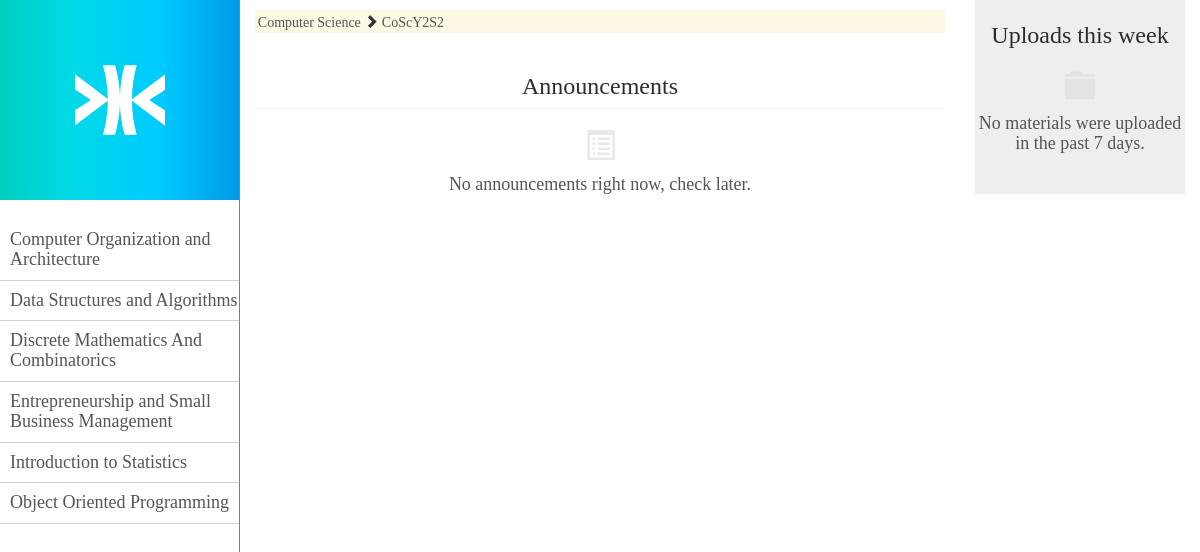
/section/CoScY2S2/, run on the app's committed database.
### main/models.py (models this page shows, shortened)
class Course(models.Model):
   name = models.CharField(max_length=100)
   code = models.CharField(max_length=20)
   studyfield = models.ForeignKey(StudyField)
   def get_link_name(self):
        return self.name.replace(' ', '_')
   def get_material_count(self,section):
      materials = self.material_set.filter(section=section)
      return materials.count()

class Section(models.Model):
   year = models.IntegerField()
   section_number = models.IntegerField()
   studyfield = models.ForeignKey(StudyField)
   course = models.ManyToManyField(Course)
   code = models.CharField(max_length=10)

class StudyField(models.Model):
   name = models.CharField(max_length=100)
   code = models.CharField(max_length=5)
   department = models.ForeignKey(Department)
   def __str__(self):
      return self.name

### main/views.py (the view)
# urls.py: url(r'^section/', include('main.urls')),
def section(request,section_code):
        section = Section.objects.get(code=section_code)
        courses = section.course.order_by('name')
        material_count = []
        for course in courses:
                material_count.append(course.get_material_count(section))
        quote = Quote.objects.get(id=1)
        now = datetime.datetime.now()
        announcements = section.announcement_set.order_by('-pub_date').filter(exp_date__gt = now)
        for announcement in announcements:
                announcement.inc_count()
        this_week = []
        a_week_ago = now - datetime.timedelta(days=7)
        this_week = section.material_set.order_by('-pub_date').filter(pub_date__range=(a_week_ago , now))
        context = {'section':section,'courses':courses, 'quote':quote, 'announcements':announcements, 'this_week':this_week}
        return render(request,'main/section.html',context)

### main/templates/main/section.html (shortened to what this page needs)
{% extends "main/base.html" %}
{% block content %}
<div class="table content-table">
<div class="row"><div class="col-sm-9">
	<h5 class="text-capitalize mark"><a href="{% url 'Home' %}">{{section.studyfield}} </a><span class="glyphicon glyphicon-chevron-right"></span>  <a href="{% url 'Section' section.code %}">{{section.code}}</a></h5>
<div id="announcements">
	<h3 class="page-header text-center">Announcements</h3>
	{% for announcement in announcements %}
	<div class="announcement media">
    	<div class="media-body">
        	<h4 class="media-heading">{{announcement.lecturer}}<small> - Posted on {{announcement.pub_date}}</small> </h4>
            {% if announcement.is_urgent %}
            <p class="announcement-message"><font color="#F3252B">{{announcement.message}}</font></p>
            {% else %}
            <p class="announcement-message">{{announcement.message}}</p>
            {% endif %}
        </div>
    </div>
    {% 	empty %}
    <h2 class="text-center"><span class="glyphicon glyphicon-list-alt op-sym"></span><h4 class="text-center">No announcements right now, check later.</h4></h2>
    {% endfor %}
</div>
</div><div  class="col-sm-3">
<div id="materials">
	<h3 class="text-center">Uploads this week</h3>
    {% for upload in this_week %}
    	<div class="material">
        	<h4 class="material-course">{{upload.course}}</h4>
            <p class="material-description">{{upload.description}}[.{{upload.ext}}]</p>
            <p class="material-name"><a href="{% url 'File' upload.id %}"><span class="glyphicon glyphicon-save-file"></span>&nbsp;{{upload.name | capfirst}}&nbsp; [.{{upload.ext}}]</a><span class="small">&nbsp;&nbsp; ({{upload.file.size | filesizeformat }})</span></p>
            <h4 class="material-pub_date"><small>Uploaded on {{upload.pub_date}}</small></h4>
        </div>
    {% 	empty %}
    <h2 class="text-center"><span class="glyphicon glyphicon-folder-close op-sym op-sym-lite"></span><h4 class="text-center">No materials were uploaded in the past 7 days.</h4></h2>
    {% endfor %}
</div></div></div>
</div>
{% endblock %}

### main/templates/main/base.html (shortened to what this page needs)
<!DOCTYPE html>
<html>
	<head>
        <link rel="stylesheet" href="https://maxcdn.bootstrapcdn.com/bootstrap/3.3.7/css/bootstrap.min.css">
</head>
	<body>
<div id="main">
		<div id="navigation">
                <div class="logo-header">
                	<div class="logo">
  						<a href="{% url 'Home' %}">
                			{% load static %}
                			<img src="{% static 'main/White-Logo.svg' %}" width="90px" height="70px">
                		</a>
                	</div>
                </div>
                <div id="nav-content">
					<div id="course-list" class="text-left">
    					{% for course in courses %}
        						<div class="course"><a href="{% url 'course_view' section.code course.get_link_name %}"><h4 class="course-name">{{course.name}}</h4></a></div>
        				{% endfor %}
    				</div>
	           		<div id="push-pages">
            		</div>
                </div>
        </div>
        <div id="content">
        	<div class="container-fluid">
  				{% block content %}
  				{% endblock %}
        	</div>
        </div>
      	</div>
	</body>
</html>

### main/templates/main/base.html (style rules this page uses)
html { height:100%; }
body { font-family:proxima-nova; width:100%; height:100%; background-color:#FFF; }
h3 { color:#2D2D2D; }
h4 { color:#555; }
a { text-decoration: none; color:#555; }
#main { min-height:100%; position:relative; }
#content { width:80%; position:absolute; right:0px; }
.content-table { max-width:100%; }
#navigation { background-color:#FFF; position:fixed; left:0px; display:table; text-align:center; width:20%; min-height:100%; }
#nav-content { display:table-cell; width:100%; min-height:100%; border-right:1px; border-right-style:solid; border-right-color:#808080; }
#course-list { margin-top:20px; }
#push-pages { position:absolute; left:0; width:20%; height:85px; margin-top:5%; }
.logo-header { display:table-row; width:100%; height:200px; background:url('/static/main/Gradient.svg'); background-size:100% 100%; }
.logo { display:table-cell; vertical-align:middle; margin-top:auto; margin-bottom:auto; }
.course { padding-left:10px; border-bottom:0.5px; border-bottom-style:solid; border-bottom-color:#D2D2D2; border-collapse:collapse; overflow:hidden; }
.op-sym { opacity:0.1; }
.op-sym-lite { opacity:0.05; }

### main/templates/main/section.html (style rules this page uses)
#materials { width:100%; padding-bottom:30px; padding-top:2px; background-color:#eee; }

### data on the page
Course: name "Computer Organization and Architecture"
Course: name "Data Structures and Algorithms"
Course: name "Discrete Mathematics And Combinatorics"
Course: name "Entrepreneurship and Small Business Management"
Course: name "Introduction to Statistics"
Course: name "Object Oriented Programming"
Section: studyfield "Computer Science", code "CoScY2S2"
